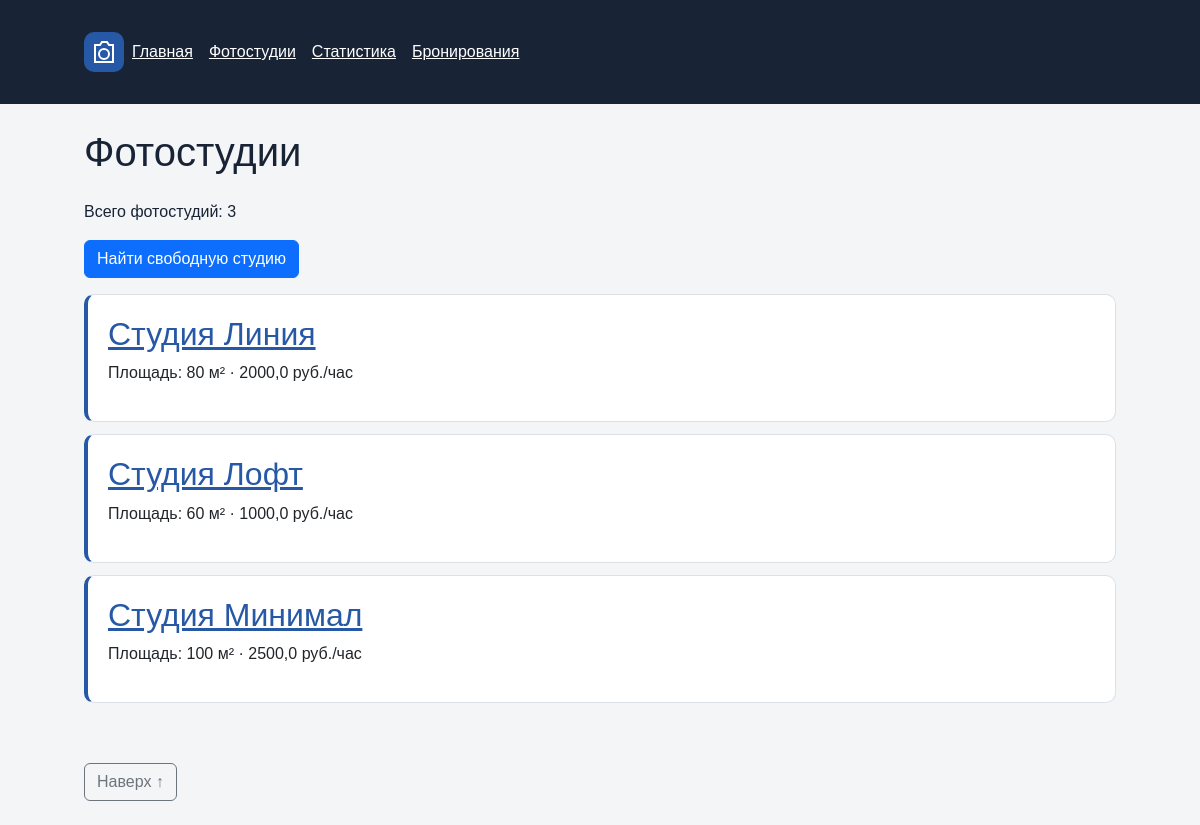
Screenshot of /studios/ with the database file from the repository.
### studios/views.py (the view)
# urls.py: path("studios/", include("studios.urls")),
@require_safe
def studios(request: HttpRequest) -> HttpResponse:
    try:
        items = _rows("""SELECT id, name, area, price_per_hour
                       FROM studios ORDER BY name""")
    except sqlite3.Error:
        return error_response(request, "Не удалось загрузить фотостудии", 503)
    return render(request, "studios/studio_list.html", {"studios": items})

### db/database.py (called while the page is built)
def get_connection(db_path: Path | None = None) -> sqlite3.Connection:
    if db_path is None:
        try:
            from django.conf import settings
            path = getattr(settings, "SQLITE_DB_PATH", DB_PATH)
        except ImportError:
            path = DB_PATH
    else:
        path = db_path
    connection = sqlite3.connect(path)
    connection.row_factory = sqlite3.Row
    connection.execute("PRAGMA foreign_keys = ON")
    return connection

### studios/views.py (called while the page is built)
def _rows(sql: str, params=()):
    connection = get_connection(settings.SQLITE_DB_PATH)
    try:
        return connection.execute(sql, params).fetchall()
    finally:
        connection.close()

### studios/templates/studios/studio_list.html (shortened to what this page needs)
{% extends "base.html" %}
{% block content %}
<h1>Фотостудии</h1>
<p>Всего фотостудий: {{ studios|length }}</p>
<p><a class="btn btn-primary" href="{% url 'studios:available' %}">Найти свободную студию</a></p>
{% for studio in studios %}{% include "studios/includes/studio_card.html" with studio=studio only %}{% empty %}<p>Фотостудии пока не добавлены.</p>{% endfor %}
{% endblock %}

### studios/templates/studios/includes/studio_card.html
<article class="card studio-card"><h2><a href="{% url 'studios:detail' studio.id %}">{{ studio.name|default:"Без названия" }}</a></h2><p>Площадь: {{ studio.area }} м² · {{ studio.price_per_hour|default:"" }} руб./час</p></article>

### homepage/static/homepage/css/style.css (style rules this page uses)
body { background: #f4f5f7; color: #182335; margin: 0; font-family: Arial, sans-serif; min-height: 100vh; }
a { color: #2758a5; }
h1 { margin: 0 0 24px; }
.card, .list-group-item { background: white; padding: 20px; border: 1px solid #dce1e8; border-radius: 10px; margin-bottom: 12px; overflow-wrap: anywhere; }
.studio-card { border-left: 4px solid #2758a5; }

### rows the page displays
studios: name "Студия Линия", area "80", price_per_hour "2000,0"
studios: name "Студия Лофт", area "60", price_per_hour "1000,0"
studios: name "Студия Минимал", area "100", price_per_hour "2500,0"

### other values shown
{{ studios|length }} "3"
